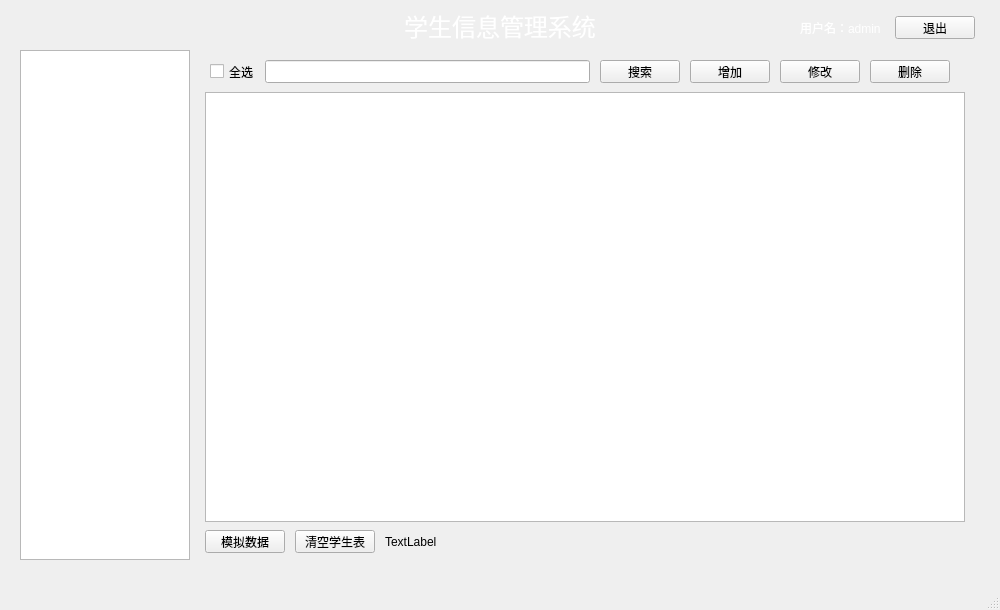
<?xml version="1.0" encoding="UTF-8"?>
<ui version="4.0">
 <class>MainWindow</class>
 <widget class="QMainWindow" name="MainWindow">
  <property name="geometry">
   <rect>
    <x>0</x>
    <y>0</y>
    <width>1000</width>
    <height>610</height>
   </rect>
  </property>
  <property name="windowTitle">
   <string>学生信息管理系统</string>
  </property>
  <property name="windowIcon">
   <iconset resource="res.qrc">
    <normaloff>:/login_icon.jpg</normaloff>:/login_icon.jpg</iconset>
  </property>
  <property name="toolTip">
   <string>这是学生信息管理系统</string>
  </property>
  <property name="autoFillBackground">
   <bool>false</bool>
  </property>
  <widget class="QWidget" name="centralwidget">
   <property name="styleSheet">
    <string notr="true"/>
   </property>
   <widget class="QTreeWidget" name="treeWidget">
    <property name="geometry">
     <rect>
      <x>20</x>
      <y>50</y>
      <width>170</width>
      <height>510</height>
     </rect>
    </property>
    <property name="maximumSize">
     <size>
      <width>170</width>
      <height>16777215</height>
     </size>
    </property>
    <property name="styleSheet">
     <string notr="true"/>
    </property>
    <property name="showDropIndicator" stdset="0">
     <bool>true</bool>
    </property>
    <property name="rootIsDecorated">
     <bool>false</bool>
    </property>
    <property name="itemsExpandable">
     <bool>true</bool>
    </property>
    <property name="sortingEnabled">
     <bool>false</bool>
    </property>
    <property name="headerHidden">
     <bool>true</bool>
    </property>
    <property name="expandsOnDoubleClick">
     <bool>true</bool>
    </property>
    <attribute name="headerVisible">
     <bool>false</bool>
    </attribute>
    <attribute name="headerCascadingSectionResizes">
     <bool>false</bool>
    </attribute>
    <attribute name="headerHighlightSections">
     <bool>false</bool>
    </attribute>
    <attribute name="headerShowSortIndicator" stdset="0">
     <bool>true</bool>
    </attribute>
    <attribute name="headerStretchLastSection">
     <bool>true</bool>
    </attribute>
    <column>
     <property name="text">
      <string notr="true">1</string>
     </property>
    </column>
   </widget>
   <widget class="QWidget" name="widget" native="true">
    <property name="geometry">
     <rect>
      <x>0</x>
      <y>0</y>
      <width>1000</width>
      <height>50</height>
     </rect>
    </property>
    <property name="font">
     <font>
      <bold>false</bold>
     </font>
    </property>
    <property name="styleSheet">
     <string notr="true"/>
    </property>
    <widget class="QLabel" name="label">
     <property name="geometry">
      <rect>
       <x>395</x>
       <y>5</y>
       <width>210</width>
       <height>40</height>
      </rect>
     </property>
     <property name="font">
      <font>
       <pointsize>18</pointsize>
       <bold>false</bold>
      </font>
     </property>
     <property name="styleSheet">
      <string notr="true">color: rgb(255, 255, 255);</string>
     </property>
     <property name="text">
      <string>学生信息管理系统</string>
     </property>
     <property name="alignment">
      <set>Qt::AlignCenter</set>
     </property>
    </widget>
    <widget class="QWidget" name="widget_2" native="true">
     <property name="geometry">
      <rect>
       <x>750</x>
       <y>5</y>
       <width>230</width>
       <height>40</height>
      </rect>
     </property>
     <widget class="QLabel" name="label_2">
      <property name="geometry">
       <rect>
        <x>0</x>
        <y>0</y>
        <width>40</width>
        <height>40</height>
       </rect>
      </property>
      <property name="maximumSize">
       <size>
        <width>40</width>
        <height>40</height>
       </size>
      </property>
      <property name="styleSheet">
       <string notr="true">border-image: url(:/user.jpg);</string>
      </property>
      <property name="text">
       <string/>
      </property>
     </widget>
     <widget class="QLabel" name="label_3">
      <property name="geometry">
       <rect>
        <x>50</x>
        <y>11</y>
        <width>90</width>
        <height>23</height>
       </rect>
      </property>
      <property name="styleSheet">
       <string notr="true">color: rgb(255, 255, 255);</string>
      </property>
      <property name="text">
       <string>用户名：admin</string>
      </property>
     </widget>
     <widget class="QPushButton" name="btn_exit">
      <property name="geometry">
       <rect>
        <x>145</x>
        <y>11</y>
        <width>80</width>
        <height>23</height>
       </rect>
      </property>
      <property name="styleSheet">
       <string notr="true"/>
      </property>
      <property name="text">
       <string>退出</string>
      </property>
     </widget>
     <zorder>label_3</zorder>
     <zorder>label_2</zorder>
     <zorder>btn_exit</zorder>
    </widget>
   </widget>
   <widget class="QStackedWidget" name="stackedWidget">
    <property name="geometry">
     <rect>
      <x>190</x>
      <y>50</y>
      <width>790</width>
      <height>510</height>
     </rect>
    </property>
    <property name="styleSheet">
     <string notr="true"/>
    </property>
    <widget class="QWidget" name="page">
     <property name="styleSheet">
      <string notr="true"/>
     </property>
     <widget class="QTableWidget" name="tableWidget">
      <property name="geometry">
       <rect>
        <x>15</x>
        <y>42</y>
        <width>760</width>
        <height>430</height>
       </rect>
      </property>
      <property name="styleSheet">
       <string notr="true"/>
      </property>
      <attribute name="horizontalHeaderMinimumSectionSize">
       <number>20</number>
      </attribute>
      <attribute name="horizontalHeaderShowSortIndicator" stdset="0">
       <bool>false</bool>
      </attribute>
      <attribute name="horizontalHeaderStretchLastSection">
       <bool>true</bool>
      </attribute>
      <attribute name="verticalHeaderVisible">
       <bool>false</bool>
      </attribute>
      <attribute name="verticalHeaderCascadingSectionResizes">
       <bool>false</bool>
      </attribute>
      <attribute name="verticalHeaderShowSortIndicator" stdset="0">
       <bool>false</bool>
      </attribute>
      <attribute name="verticalHeaderStretchLastSection">
       <bool>false</bool>
      </attribute>
      <row/>
     </widget>
     <widget class="QCheckBox" name="checkBox">
      <property name="geometry">
       <rect>
        <x>20</x>
        <y>10</y>
        <width>50</width>
        <height>23</height>
       </rect>
      </property>
      <property name="styleSheet">
       <string notr="true">
color: rgb(0, 0, 0);</string>
      </property>
      <property name="text">
       <string>全选</string>
      </property>
      <property name="checked">
       <bool>false</bool>
      </property>
     </widget>
     <widget class="QLineEdit" name="le_s">
      <property name="geometry">
       <rect>
        <x>75</x>
        <y>10</y>
        <width>325</width>
        <height>23</height>
       </rect>
      </property>
     </widget>
     <widget class="QPushButton" name="btn_s">
      <property name="geometry">
       <rect>
        <x>410</x>
        <y>10</y>
        <width>80</width>
        <height>23</height>
       </rect>
      </property>
      <property name="styleSheet">
       <string notr="true"/>
      </property>
      <property name="text">
       <string>搜索</string>
      </property>
     </widget>
     <widget class="QPushButton" name="btn_add">
      <property name="geometry">
       <rect>
        <x>500</x>
        <y>10</y>
        <width>80</width>
        <height>23</height>
       </rect>
      </property>
      <property name="styleSheet">
       <string notr="true"/>
      </property>
      <property name="text">
       <string>增加</string>
      </property>
     </widget>
     <widget class="QPushButton" name="btn_u">
      <property name="geometry">
       <rect>
        <x>590</x>
        <y>10</y>
        <width>80</width>
        <height>23</height>
       </rect>
      </property>
      <property name="styleSheet">
       <string notr="true"/>
      </property>
      <property name="text">
       <string>修改</string>
      </property>
     </widget>
     <widget class="QPushButton" name="btn_del">
      <property name="geometry">
       <rect>
        <x>680</x>
        <y>10</y>
        <width>80</width>
        <height>23</height>
       </rect>
      </property>
      <property name="styleSheet">
       <string notr="true"/>
      </property>
      <property name="text">
       <string>删除</string>
      </property>
     </widget>
     <widget class="QPushButton" name="btn_m">
      <property name="geometry">
       <rect>
        <x>15</x>
        <y>480</y>
        <width>80</width>
        <height>23</height>
       </rect>
      </property>
      <property name="text">
       <string>模拟数据</string>
      </property>
     </widget>
     <widget class="QLabel" name="lb_cnt">
      <property name="geometry">
       <rect>
        <x>195</x>
        <y>480</y>
        <width>150</width>
        <height>23</height>
       </rect>
      </property>
      <property name="text">
       <string>TextLabel</string>
      </property>
     </widget>
     <widget class="QPushButton" name="btn_clear">
      <property name="geometry">
       <rect>
        <x>105</x>
        <y>480</y>
        <width>80</width>
        <height>23</height>
       </rect>
      </property>
      <property name="text">
       <string>清空学生表</string>
      </property>
     </widget>
    </widget>
    <widget class="QWidget" name="page_2">
     <widget class="QTableWidget" name="tw_user">
      <property name="geometry">
       <rect>
        <x>20</x>
        <y>20</y>
        <width>311</width>
        <height>470</height>
       </rect>
      </property>
      <attribute name="horizontalHeaderStretchLastSection">
       <bool>true</bool>
      </attribute>
      <attribute name="verticalHeaderVisible">
       <bool>false</bool>
      </attribute>
     </widget>
     <widget class="QPushButton" name="btn_key">
      <property name="geometry">
       <rect>
        <x>370</x>
        <y>60</y>
        <width>80</width>
        <height>23</height>
       </rect>
      </property>
      <property name="text">
       <string>修改密码</string>
      </property>
     </widget>
     <widget class="QPushButton" name="btn_addu">
      <property name="geometry">
       <rect>
        <x>370</x>
        <y>20</y>
        <width>80</width>
        <height>23</height>
       </rect>
      </property>
      <property name="text">
       <string>新增用户</string>
      </property>
     </widget>
     <widget class="QPushButton" name="btn_delu">
      <property name="geometry">
       <rect>
        <x>370</x>
        <y>100</y>
        <width>80</width>
        <height>23</height>
       </rect>
      </property>
      <property name="text">
       <string>删除用户</string>
      </property>
     </widget>
    </widget>
   </widget>
  </widget>
  <widget class="QMenuBar" name="menubar">
   <property name="geometry">
    <rect>
     <x>0</x>
     <y>0</y>
     <width>1000</width>
     <height>20</height>
    </rect>
   </property>
  </widget>
  <widget class="QStatusBar" name="statusbar"/>
 </widget>
 <resources>
  <include location="res.qrc"/>
 </resources>
 <connections/>
</ui>
